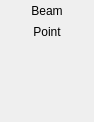
<?xml version="1.0" encoding="UTF-8"?>
<ui version="4.0">
 <class>toolbar_othersmodelsgroup</class>
 <widget class="QWidget" name="toolbar_othersmodelsgroup">
  <property name="geometry">
   <rect>
    <x>0</x>
    <y>0</y>
    <width>94</width>
    <height>122</height>
   </rect>
  </property>
  <property name="windowTitle">
   <string>Form</string>
  </property>
  <layout class="QGridLayout" name="gridLayout">
   <property name="leftMargin">
    <number>3</number>
   </property>
   <property name="topMargin">
    <number>0</number>
   </property>
   <property name="rightMargin">
    <number>3</number>
   </property>
   <property name="bottomMargin">
    <number>0</number>
   </property>
   <property name="verticalSpacing">
    <number>0</number>
   </property>
   <item row="0" column="0">
    <widget class="QToolButton" name="sphereButton">
     <property name="enabled">
      <bool>true</bool>
     </property>
     <property name="sizePolicy">
      <sizepolicy hsizetype="Minimum" vsizetype="Fixed">
       <horstretch>0</horstretch>
       <verstretch>0</verstretch>
      </sizepolicy>
     </property>
     <property name="text">
      <string>Beam</string>
     </property>
     <property name="icon">
      <iconset resource="../../../openscantools.qrc">
       <normaloff>:/icons/100x100/sphere.png</normaloff>:/icons/100x100/sphere.png</iconset>
     </property>
     <property name="iconSize">
      <size>
       <width>20</width>
       <height>20</height>
      </size>
     </property>
     <property name="checkable">
      <bool>true</bool>
     </property>
     <property name="toolButtonStyle">
      <enum>Qt::ToolButtonTextBesideIcon</enum>
     </property>
     <property name="autoRaise">
      <bool>true</bool>
     </property>
    </widget>
   </item>
   <item row="1" column="0">
    <widget class="QToolButton" name="pointButton">
     <property name="sizePolicy">
      <sizepolicy hsizetype="Minimum" vsizetype="Fixed">
       <horstretch>0</horstretch>
       <verstretch>0</verstretch>
      </sizepolicy>
     </property>
     <property name="toolTip">
      <string>Create a point</string>
     </property>
     <property name="text">
      <string>Point</string>
     </property>
     <property name="icon">
      <iconset resource="../../../openscantools.qrc">
       <normaloff>:/icons/100x100/point.png</normaloff>:/icons/100x100/point.png</iconset>
     </property>
     <property name="iconSize">
      <size>
       <width>20</width>
       <height>20</height>
      </size>
     </property>
     <property name="checkable">
      <bool>true</bool>
     </property>
     <property name="toolButtonStyle">
      <enum>Qt::ToolButtonTextBesideIcon</enum>
     </property>
     <property name="autoRaise">
      <bool>true</bool>
     </property>
    </widget>
   </item>
   <item row="2" column="0">
    <spacer name="verticalSpacer">
     <property name="orientation">
      <enum>Qt::Vertical</enum>
     </property>
     <property name="sizeHint" stdset="0">
      <size>
       <width>0</width>
       <height>0</height>
      </size>
     </property>
    </spacer>
   </item>
  </layout>
 </widget>
 <tabstops>
  <tabstop>sphereButton</tabstop>
  <tabstop>pointButton</tabstop>
 </tabstops>
 <resources>
  <include location="../../../openscantools.qrc"/>
 </resources>
 <connections/>
</ui>
